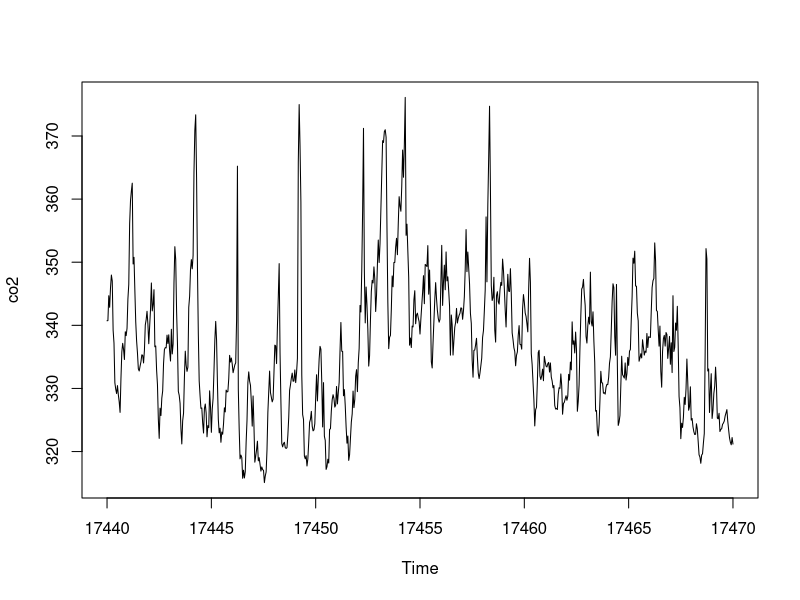
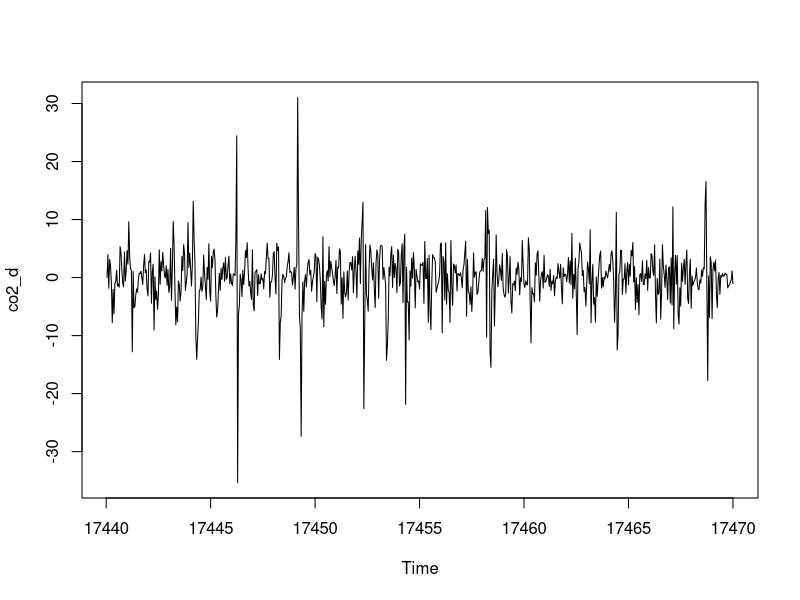
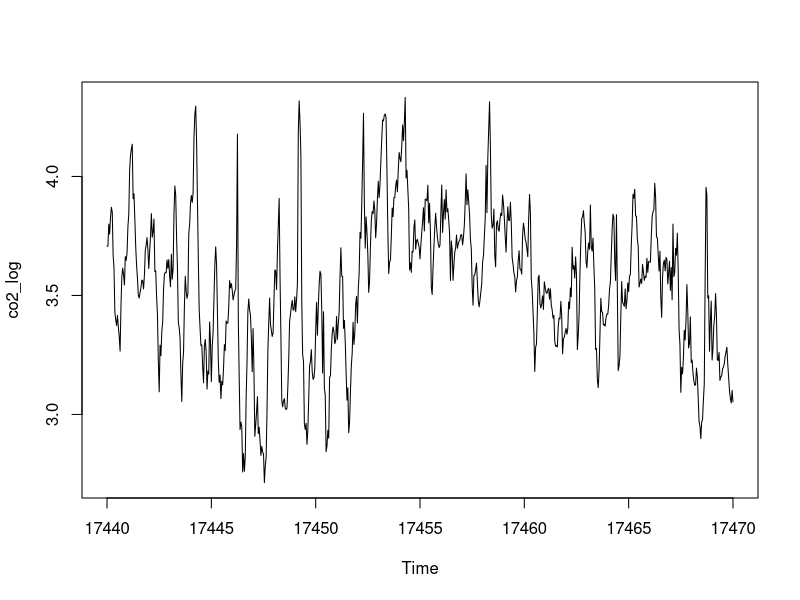

The R script that drew these images, in order: (Note: this script raises an error after producing the figures.)
library(forecast)
library(tseries)

ajgr <- read.csv("data/co2_ajgr.csv", header=TRUE, sep=',')
co2 <- ts(ajgr['CO2'], frequency = 24, start = as.Date('2017-10-01 00:00:00'), end = as.Date('2017-10-31 23:00:00'))

plot(co2)

co2_d <- diff(co2)
co2_log <- log(co2 - 300)

plot(co2_d)
plot(co2_log)

co2_choosen <- co2_diff

Acf(co2_choosen, lag.max = 100)
# tail off

Pacf(co2_choosen, lag.max = 100)
# cut off

# => SAR
fit0 <- Arima(co2_choosen, order=c(1, 1, 0), seasonal=list(order=c(1, 1, 0), period=24))
e <- fit0$residuals
plot(e)
Acf(e)
Pacf(e)
cpgram(e)

# Ljung-Box
lbt <- c(); for (h in 3:25) lbt[h] <- Box.test(e,lag=h,type='Ljung-Box',fitdf=2)$p.value
plot(lbt, ylim=c(0,1)); abline(h=0.05,col='blue',lty='dotted')

#par(mar=c(3,3,1.2,0.1),mgp=c(1.5,0.4,0))
#par(mfrow=c(3,1))
#plot(e,main='',ylab='',xlab='Time'); title('Residuals', line=0.3)
#Acf(e,main=''); title('ACF of residuals', line=0.3)
#plot(3:25, lbt[3:25], ylim=c(0,1),xlab='DF', ylab='p value',main=''); abline(h=0.05,col='blue',lty='dotted'); title('p values for Ljung-Box statistic (adjusted DF)', line=0.3)
